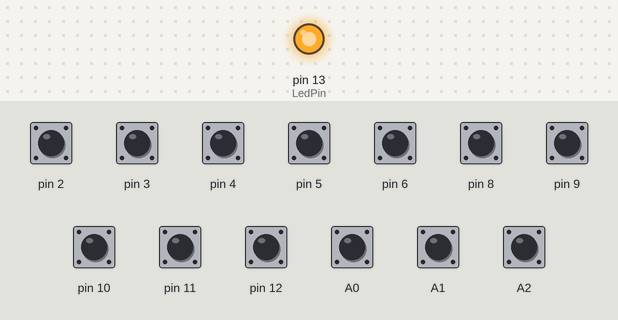
Recording of a sketch running on a simulated Arduino Uno, built with avr-gcc and run on an emulated ATmega328P. Shown: output pins drawn as LEDs (lit = HIGH). Inputs (shaded band) come from the test bench; at power-on: A0–2, pin 2–6, pin 8–12 HIGH. What the sketch prints to the serial monitor is not drawn.

Above: at 0.1 s.
At 3.2 s:
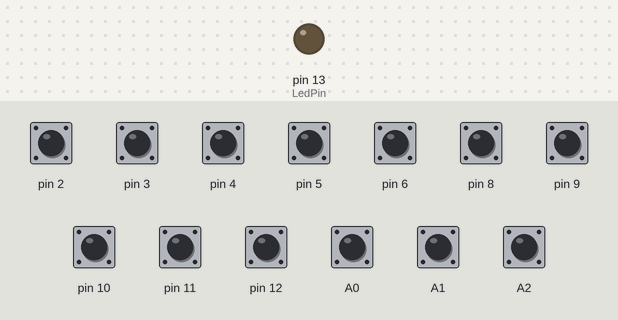
3.3 s: pin 2 pulled LOW for 0.15 s
4.9 s: pin 3 pulled LOW for 0.15 s
6.5 s: pin 4 pulled LOW for 0.15 s
8.1 s: pin 5 pulled LOW for 0.15 s
9.7 s: pin 6 pulled LOW for 0.15 s
11.3 s: pin 8 pulled LOW for 0.15 s
Timing chart, 0 to 13.9 s (numbered marks = the images above; inputs shaded):
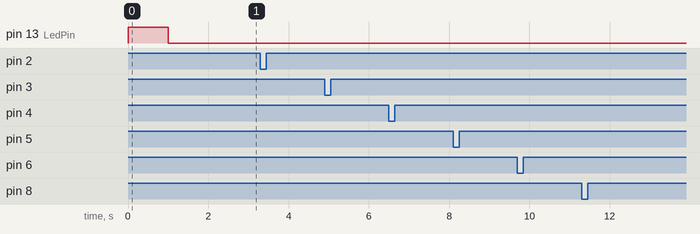

Measured:
- after the input at 3.3 s, every drawn part: stays the same
- after the input at 4.9 s, every drawn part: stays the same
- after the input at 6.5 s, every drawn part: stays the same
- after the input at 8.1 s, every drawn part: stays the same
- after the input at 9.7 s, every drawn part: stays the same
- after the input at 11.3 s, every drawn part: stays the same

The sketch:

MidiAccompanimentController.ino
```cpp
// (licence header left out)
// This file is intentionally left blank in order to support building in both Arduino IDE (requires .ino file at root), and PlatformIO IDE (main.cpp in src).
// The setup() and loop() functions are in main.cpp.
```

Button.h
```cpp
// (licence header left out)
#ifndef Button_H
#define Button_H

#include "ButtonState.h"

typedef struct
{
  ButtonState buttonState;

  // The last time the button state was toggled. Used for debouncing button.
  unsigned long lastToggleTimeMs;
} Button;

#endif
```

ButtonChangedHandlerBase.cpp
```cpp
// (licence header left out)
#include "../lib/ArduMidi/ardumidi.h"

#include "ButtonChangedHandlerBase.h"

#include "../SharedMacros.h"

// This class provides an interface for Button Changed Handlers.
ButtonChangedHandlerBase::ButtonChangedHandlerBase()
{
}

void ButtonChangedHandlerBase::HandleButtonChange(Button* button, byte buttonIndex)
{
}
```

ButtonChangedHandlerBase.h
```cpp
// (licence header left out)
#ifndef ButtonChangedHandlerBase_H
#define ButtonChangedHandlerBase_H

#include <Arduino.h>

#include "../MidiAccompanimentController.h"
#include "../Button.h"
#include "../SharedConstants.h"

// This abstract class provides an interface to handle button state changes.
class ButtonChangedHandlerBase
{
public:
  ButtonChangedHandlerBase();

  virtual void HandleButtonChange(Button* button, byte buttonIndex) = 0;
};

#endif
```

FootPedalButtonChangedHandler.cpp
```cpp
// (licence header left out)
#include "../lib/ArduMidi/ardumidi.h"

#include "FootPedalButtonChangedHandler.h"

#include "../FootPedalSwitchChangeManager.h"
#include "../SharedMacros.h"
#include "../SharedConstants.h"

extern FootPedalSwitchChangeManager gFootPedalSwitchChangeManager; // TODO: Inject dependency.

// This class handles Right Hand Arduino Increment/Decrement Program button changes.
// It sends corresponding MIDI Program Change message.
FootPedalButtonChangedHandler::FootPedalButtonChangedHandler()
{
}

void FootPedalButtonChangedHandler::HandleButtonChange(Button* buttons, byte buttonIndex)
{
  bool isActive = buttons[buttonIndex].buttonState.active;

  // DBG_PRINT_LN("FootPedalButtonChangedHandler::HandleButtonChange() - buttons["+String(buttonIndex)+"] @ Pin "+String(buttons[buttonIndex].buttonState.pin)+"= "+String(buttons[buttonIndex].buttonState.active)+".");
  gFootPedalSwitchChangeManager.HandleButtonChange(buttonIndex, isActive);
}
```

FootPedalButtonChangedHandler.h
```cpp
// (licence header left out)
#ifndef FootPedalButtonChangedHandler_H
#define FootPedalButtonChangedHandler_H

#include <Arduino.h>

#include "../MidiAccompanimentController.h"

#include "../Button.h"
#include "ButtonChangedHandlerBase.h"

class FootPedalButtonChangedHandler : public ButtonChangedHandlerBase
{
public:
  FootPedalButtonChangedHandler();

  virtual void HandleButtonChange(Button* button, byte buttonIndex);
};

#endif
```

ButtonState.h
```cpp
// (licence header left out)
#ifndef ButtonState_H
#define ButtonState_H

#include <Arduino.h>

// The ButtonState structure contains an indication whether the button is pressed, and its pin number.
typedef struct
{
    uint32_t    active    :  1; //  1 false/true
    uint32_t    pin       :  7; //  8 0 - 127
    uint32_t    unused0   : 10; // 18 0 - 1023
    uint32_t    unused1   :  7; // 25 0 - 127
    uint32_t    unused2   :  7; // 32 0 - 127
} ButtonState;

#endif
```

ButtonsManager.cpp
```cpp
// (licence header left out)
#include <Arduino.h>

#include "MidiAccompanimentController.h"

#include "ButtonsManager.h"
#include "SharedMacros.h"
#include "SharedConstants.h"
#include "Utilities/Utilities.h"

extern Button gFootPedalButtons[NumFootPedalButtons];

// Used only by RH Arduino to keep track of both LH Arduino and RH Arduino buttons and sensors.
// It contains utilty functions to update LH buttons given corresponding button flags.
ButtonsManager::ButtonsManager(Button* footPedalButtons) :
  mFootPedalButtons(footPedalButtons)
{
}

// This method reads the digital input pin corresponding the the buttons passed in, after the debounce time has elapsed.
// It is used by both the RH and LH Arduinos.
void ButtonsManager::ReadButtons(Button* buttons, int startButtonIndex, int endButtonIndex, ButtonChangedHandlerBase& buttonChangedHandler)
{
  // DBG_PRINT_LN("ButtonsManager::ReadButtons() - Started.");
  bool newButtonState = false;
  for (byte i = startButtonIndex; i <= endButtonIndex; i++)
  {
     if (!IsButtonDebounced(buttons[i]))
    {
      continue;
    }

    // Button has been debounced; OK to read the corresponding pin value.
    //int inputVal = digitalRead(buttons[i].buttonState.pin);
    int inputVal = digitalRead(buttons[i].buttonState.pin);
    // DBG_PRINT_LN("ButtonsManager::ReadButtons() - ["+String(i)+"] @ Pin "+String(buttons[i].buttonState.pin)+"= "+String(inputVal)+".");

    // Note: Input pin is pulled high; therefore logic is inverted.
    newButtonState = inputVal == 0 ? true : false;

    if (buttons[i].buttonState.active == newButtonState) {

      // Button state did not change; check next button.
      // DBG_PRINT_LN("Button at pin " + String(i) + " is active");
      continue;
    }

    // Button state changed. Save its state.
    buttons[i].buttonState.active = newButtonState;
    buttons[i].lastToggleTimeMs = millis();

    // DBG_PRINT_LN("ButtonsManager::ReadButtons() - " + GetButtonInfo(buttons, i) + " State changed to = " + String(buttons[i].buttonState.active)+".");

    buttonChangedHandler.HandleButtonChange(buttons, i);
  }

}

// TODO: bjk 220111 Move debounce into button class, per https://roboticsbackend.com/arduino-object-oriented-programming-oop/
// Returns true if it is OK to handle button state toggle.
// This function returns true if the time between the current time and
// the last button state toggle time is greater than the debounce time.
bool ButtonsManager::IsButtonDebounced(const Button& button)
{
  unsigned long curTimeMs = millis();

  // Ignore current state until past the button settling time.
  unsigned long elapsedTimeMs = curTimeMs - button.lastToggleTimeMs;

  if (elapsedTimeMs < DebounceDelayMs) {
    // Last button toggle time is too recent. Prevent changing its state.
//    if (button.buttonState.active) {
//      DBG_PRINT_LN("Button " + String(button.buttonState.pin) + " elapsedTimeMs = " + String(elapsedTimeMs));
//    }

    return false;
  }
  else {
//    if (button.buttonState.active) {
//      DBG_PRINT_LN("Debounce Button " + String(button.buttonState.pin) + " completed." + " elapsedTimeMs = " + String(elapsedTimeMs));
//    }

    return true;
  }
}
```

ButtonsManager.h
```cpp
// (licence header left out)
#ifndef ButtonsManager_H
#define ButtonsManager_H

#include "MidiAccompanimentController.h"

#include "Button.h"
#include "ButtonChangedHandlers/ButtonChangedHandlerBase.h"

class ButtonsManager {

private:
  Button* mFootPedalButtons;
  uint16_t mCurFootPedalButtonFlags = 0;

public:
  ButtonsManager(Button* footPedalButtons);

  void ReadButtons(Button* buttons, int startButtonIndex, int endButtonIndex, ButtonChangedHandlerBase& buttonChangedHandler);

protected:
  // The default constructor is protected to prevent its usage.
  ButtonsManager();

  // The following methods are only used by the RH Arduino.
  void UpdateNewButtonFlags(uint8_t receivedByte, int index);

private:
  bool IsButtonDebounced(const Button& button);

private:
  uint16_t mNewFootSwitchesButtonFlags = 0;
};

#endif
```

FootPedalSwitchChangeManager.cpp
```cpp
// (licence header left out)
// This file supports two pedal boards; one with 5 switches, and one with 8 switches (two rows of four pedals).
// The Arduino pins are specified in main.cpp.

#include "lib/ArduMidi/ardumidi.h"

#include "MidiAccompanimentController.h"
#include "MIDIEventFlasher.h"
#include "FootPedalSwitchChangeManager.h"
#include "SharedMacros.h"
#include "SharedConstants.h"
#include "StatusManager.h"
#include "Utilities/Utilities.h"

extern StatusManager gStatusManager;

FootPedalSwitchChangeManager::FootPedalSwitchChangeManager()
: mCurTempo(0)
{
}

void FootPedalSwitchChangeManager::HandleButtonChange(int buttonIndex, bool isActive)
{
  if (buttonIndex >=0 && buttonIndex <= 4)
  {
    HandleFivePedalBoardSwitchChange(buttonIndex, isActive);
  }
  else if(buttonIndex >=5 && buttonIndex <= 13)
  {
    HandleEightPedalBoardSwitchChange(buttonIndex, isActive);
  }
}

// This method handles the 5-pedal board. The first four pedals select the current style's variation, and the 5th pedal sends Ending 1.
void FootPedalSwitchChangeManager::HandleFivePedalBoardSwitchChange(int buttonIndex, bool isActive)
{
  // Precondition buttonIndex within pedal range (e.g., 0..4).
  if (buttonIndex < 0 || buttonIndex > 4)
  {
    return;
  }

#ifdef SEND_MIDI
  // Index -> Switch
  const StyleSectionControlSwitchNum switchNum[NumFootPedalButtons] = {StyleSectionControlSwitchNum::MainA, StyleSectionControlSwitchNum::MainB, StyleSectionControlSwitchNum::MainC, StyleSectionControlSwitchNum::MainD, StyleSectionControlSwitchNum::Ending1};

  SendStyleSectionControlSysEx(switchNum[buttonIndex], isActive);
#else
  DBG_PRINT_LN("FootPedalSwitchChangeManager::HandleFivePedalBoardSwitchChange() - buttonIndex = " + String(buttonIndex) + "; isActive = " + String(isActive) + ".");
#endif
}

void FootPedalSwitchChangeManager::SendStyleSectionControlSysEx(StyleSectionControlSwitchNum switchNum, bool isSwitchOn)
{
  // Send Yamaha SX-700/900 Section Control SysEx based on which switch is pressed.
    // Send SysEx
    //  F0 43 7E 00 ss dd F7
    // ss = Switch Number
    // 00H INTRO 1
    // 01H INTRO 2
    // 02H INTRO 3
    // 03H INTRO 4
    // 08H MAIN A
    // 09H MAIN B
    // 0AH MAIN C
    // 0BH MAIN D
    // 10H FILL IN AA
    // 11H FILL IN BB
    // 12H FILL IN CC
    // 13H FILL IN DD
    // 18H BREAK FILL
    // 20H ENDING 1
    // 21H ENDING 2
    // 22H ENDING 3
    // 23H ENDING 4

    // 0ddddddd dd = Switch On/Off
    // 00H (Off)
    // 7FH (On)

    // F7 = End of Exclusive

    Serial.write(0xF0); // Exclusive status
    Serial.write(0x43); // YAMAHA ID
    Serial.write(0x7E); // Style
    Serial.write(0x00);

    const unsigned char SwitchOn = 0x7F; // Indicates front-panel switch is pressed.
    const unsigned char SwitchOff = 0x00; // Indicates front-panel switch is released.
    unsigned char switchOnOffByte =  isSwitchOn ? SwitchOn : SwitchOff;
    Serial.write(switchNum); // Switch No.
    Serial.write(switchOnOffByte); // Switch On/Off.
    Serial.write(0xF7); // End of Exclusive
}

// The 8-pedal board has two rows of four pedals. The left 6 pedals choose 6 different styles. The two right pedals increment, decrement the tempos.
void FootPedalSwitchChangeManager::HandleEightPedalBoardSwitchChange(int buttonIndex, bool isActive)
{
  // Send style change only if changed to active.
  if (!isActive)
  {
    return;
  }

  // Precondition buttonIndex within pedal range (e.g., 5..12).
  if (buttonIndex < 5 || buttonIndex > 12)
  {
    return;
  }

  // Button Index Layout.
  // 05 06 07 08
  // 09 10 12 11

  int pedalIndex = buttonIndex - 5;
  // Pedal Index Layout - Zero-based.
  // 00 01 02 03
  // 04 05 06 07

  // TODO: Implement tempo change on pedal index 3 and 7.
  // mCurTempo = 0;
  if (pedalIndex == 3)
  {
    if (mCurTempo == 0)
    {
      mCurTempo = DefaultTempo;
    }
    else
    {
      if (mCurTempo < MaxTempo)
      {
        mCurTempo++;
      }
    }

    SendTempoSysEx(mCurTempo);

    return;
  }
  else if (pedalIndex == 7)
  {
    if (mCurTempo == 0)
    {
      mCurTempo = DefaultTempo;
    }
    else
    {
      if (mCurTempo > MinTempo)
      {
        mCurTempo--;
      }
    }

    SendTempoSysEx(mCurTempo);

    return;
  }

  // Set style based on pedal index.
  uint16_t styleNum[] = { StyleNum::BigBandSwing, StyleNum::CoolBossa, StyleNum::VocalWaltz, StyleNum::Default,
                          StyleNum::BigBandBallad, StyleNum::AcousticJazz, StyleNum::BigBandJazz, StyleNum::Default };

  SendStyleNumSysEx(styleNum[pedalIndex]);

#ifdef SEND_MIDI
#else
    DBG_PRINT_LN("FootPedalSwitchChangeManager::HandleRegistrationButtonChange() - buttonIndex = "  + String(buttonIndex) + "; isActive = " + String(isActive) + ".");
#endif
}

void FootPedalSwitchChangeManager::SendStyleNumSysEx(uint16_t styleNum)
{
  // F0 43 73 01 51 05 00 03 04 00 00 dd dd F7
  // where dd dd is the MSB/LSB of the style number.
  uint8_t styleNumMsb = (uint8_t)((styleNum & 0xFF00) >> 8);
  uint8_t styleNumLsb = (uint8_t)(styleNum & 0x00FF);
  uint8_t sysExBytes[] = {0xF0, 0x43, 0x73, 0x01, 0x51, 0x05, 0x00, 0x03, 0x04, 0x00, 0x00, 0xdd, 0xdd, 0xF7};

  sysExBytes[11] = styleNumMsb;
  sysExBytes[12] = styleNumLsb;

#ifdef SEND_MIDI

  for (unsigned int i = 0; i < sizeof(sysExBytes); i++)
  {
    Serial.write(sysExBytes[i]);
  }

#else
  DBG_PRINT_LN("FootPedalSwitchChangeManager::SetStyle() - MSB = 0x" + String(sysExBytes[11], HEX) + "; LSB = 0x" + String(sysExBytes[12], HEX) + ".");
#endif
}

// Sends the encoded four bytes for the Yamaha tempo change SysEx message.
// Based on https://www.psrtutorial.com/forum/index.php?topic=48303.0
void FootPedalSwitchChangeManager::SendTempoSysEx(uint16_t tempo)
{
  // F0 43 7E 01 t4 t3 t2 t1 F7
  // 11110000 F0 = Exclusive status
  // 01000011 43 = YAMAHA ID
  // 01111110 7E = Style
  // 00000001 01 =
  // 0ttttttt t4 = tempo4
  // 0ttttttt t3 = tempo3
  // 0ttttttt t2 = tempo2
  // 0ttttttt t1 = tempo1
  // 11110111 F7 = End of Exclusive

  uint16_t t1, t2, t3, t4;
  uint32_t totalTempo;
  totalTempo = (uint32_t)(60000000 / tempo);
  // FootPedalSwitchChangeManager::SendTempoSysEx(120) - t4 = 0x0 t3 = 0x1e t2 = 0x42 t1 = 0x20.
  // FootPedalSwitchChangeManager::SendTempoSysEx(119) - t4 = 0x0 t3 = 0x1e t2 = 0x63 t1 = 0x9.
  // FootPedalSwitchChangeManager::SendTempoSysEx(121) - t4 = 0x0 t3 = 0x1e t2 = 0x21 t1 = 0x7b.

  // t4 = (uint32_t)(totalTempo / 0x00200000) & 0x7F; // 21 bit shift
  // t3 = (uint32_t)(totalTempo / 0x00004000) & 0x7F; // 14 bit shift
  // t2 = (uint32_t)(totalTempo / 0x00000080) & 0x7F; // 7 bit shift
  t4 = (uint32_t)(totalTempo >> 21) & 0x7F; // 21 bit shift
  t3 = (uint32_t)(totalTempo >> 14) & 0x7F; // 14 bit shift
  t2 = (uint32_t)(totalTempo >> 7) & 0x7F; // 7 bit shift
  t1 = totalTempo & 0x7F;
  //---------- tempo sysEx
  //return [hex(0xF0), hex(0x43), hex(0x7E), hex(0x1), hex(t4), hex(t3), hex(t2), hex(t1), hex(0xF7)].join(" ");

#ifdef SEND_MIDI
  Serial.write(0xF0); // Exclusive status
  Serial.write(0x43); // YAMAHA ID
  Serial.write(0x7E); // Style
  Serial.write(0x01);
  Serial.write(t4);
  Serial.write(t3);
  Serial.write(t2);
  Serial.write(t1);
  Serial.write(0xF7);
#else
  DBG_PRINT("FootPedalSwitchChangeManager::SendTempoSysEx(" + String(tempo) + " = 0x" + String(tempo, HEX) + ") - totalTempo = " + String(totalTempo));
  DBG_PRINT(" = B" + PrependZeros(String(totalTempo, BIN), 32));
  DBG_PRINT_LN(" - t4 = B"  + PrependZeros(String(t4, BIN), 7)
  + " t3 = B"  + PrependZeros(String(t3, BIN), 7)
  + " t2 = B"  + PrependZeros(String(t2, BIN), 7)
  + " t1 = B"  + PrependZeros(String(t1, BIN), 7)
  + ".");
#endif
}

// Prepend string with zeros up to numCharsWide long.
String FootPedalSwitchChangeManager::PrependZeros(String originalString, uint8_t numCharsWide)
{
  String paddedString, temp;
  paddedString = "";
  unsigned int originalStringLen = originalString.length();
  if (originalStringLen > numCharsWide)
  {
    return String(originalString);
  }

  // Make string of 0s to prepend.
  unsigned int numZerosNeeded = numCharsWide - originalStringLen;
  String stringOfZeros;

  for (unsigned int i = 0; i < numZerosNeeded; i++)
  {
    stringOfZeros = '0' + stringOfZeros;
  }

  paddedString = stringOfZeros + String(originalString);

  //DBG_PRINT_LN("FootPedalSwitchChangeManager::PrependZeros() paddedString = " + paddedString + ".");

  return paddedString;
}
```

MIDIEventFlasher.cpp
```cpp
// (licence header left out)
#include "MIDIEventFlasher.h"
#include "SharedConstants.h"

MIDIEventFlasher::MIDIEventFlasher()
{
}

void MIDIEventFlasher::OnMidiEvent()
{
  mFlashOnStartTimestampMilliseconds = millis();
  digitalWrite(LedPin, HIGH);
}

void MIDIEventFlasher::UpdateStatusLed()
{
  if (mFlashOnStartTimestampMilliseconds == 0)
  {
    // LED already off.
    return;
  }

  uint32_t curTimestampMilliseconds = millis();
  uint32_t elapsedTimeMilliseconds = curTimestampMilliseconds - mFlashOnStartTimestampMilliseconds;

  if (elapsedTimeMilliseconds > MidiEventFlashDurationMilliseconds)
  {
    digitalWrite(LedPin, LOW);
    mFlashOnStartTimestampMilliseconds = 0;
  }
}
```

MIDIEventFlasher.h
```cpp
// (licence header left out)
#ifndef MIDIEventFlasher_H
#define MIDIEventFlasher_H

#include <Arduino.h>

// This class displays an indication that a recent MIDI event was sent.
// This class flashes the LED on Pin 13 indicating that a recent MIDI event was sent.
// The LED is on for a duration set by the constant, MidiEventFlashDurationMilliseconds.
class MIDIEventFlasher  {

public:
  // This method is the default constructor.
  MIDIEventFlasher();

  // This method starts the LED turning on. The LED will turn off after a configured amount of time if there is no other request to flash.
  void OnMidiEvent();

  // This method must be called periodically in order to turn off the LED after the last request to flash the LED.
  void UpdateStatusLed();

private:

  // This member is the timestamp at which the LED was turned on. If LED is off, its value is 0.
  uint32_t mFlashOnStartTimestampMilliseconds = 0;
};

#endif
```

MidiAccompanimentController.h
```cpp
// (licence header left out)
#ifndef MidiAccompanimentController_H
#define MidiAccompanimentController_H

// The following compiler directives are used for debugging.
// Comment out SEND_MIDI to debug MIDI using the Serial Monitor.
#define SEND_MIDI

#endif
```

FootPedalSetupManager.h
```cpp
// (licence header left out)
#ifndef FootPedalSetupManager_H
#define FootPedalSetupManager_H

#include "SetupManagerBase.h"
#include "../SharedConstants.h"

class FootPedalSetupManager : public SetupManagerBase
{
public:
  FootPedalSetupManager();

  void Setup();
  int GetNumButtons();
  Button& GetButtonAt(int index);
};

#endif
```

SetupManagerBase.cpp
```cpp
// (licence header left out)
#include "SetupManagerBase.h"

SetupManagerBase::SetupManagerBase()
{
}
```

SetupManagerBase.h
```cpp
// (licence header left out)
#ifndef SetupManagerBase_H
#define SetupManagerBase_H

#include "../Button.h"

class SetupManagerBase
{
public:
  SetupManagerBase();

  virtual void Setup() = 0;
  virtual int GetNumButtons() = 0;
  virtual Button& GetButtonAt(int index) = 0;
};

#endif
```

Source omitted: PedalSwitchChangeManager.h (16497 bytes), FootPedalSetupManager.cpp (2360 bytes), SharedConstants.h (2581 bytes), SharedMacros.h (1844 bytes), StatusManager.cpp (4027 bytes), StatusManager.h (2774 bytes), Diagnostics.cpp (2046 bytes), Utilities.cpp (2629 bytes), Utilities.h (1424 bytes), main.cpp (3264 bytes), ardumidi.cpp (3273 bytes), ardumidi.h (2424 bytes)
